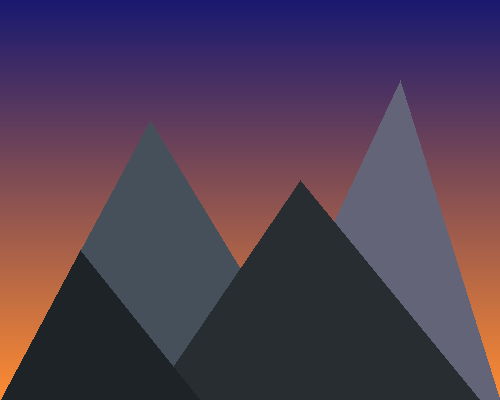

Reproduce this figure in Python.
"""
Exercise 2.1.2: Mountain Silhouette

This script creates a mountain landscape using multiple triangles of varying
sizes and positions. It demonstrates how simple geometric primitives can
combine to create visually interesting compositions.

Author: Claude (NumPy-to-GenAI Project)
Date: 2025-01-30

Thesis Metadata:
    Framework: F1-Hands-On
    Module: Module_02_geometry_mathematics
    Exercise Type: Re-code (Exercise 3)
    Cognitive Load: Medium-High
    New Concepts: layered composition, gradient backgrounds, multiple triangles

Requirements:
    - At least 3 mountains of varying heights
    - A gradient sky background
    - Mountains should overlap naturally (back to front)
"""

import numpy as np
from PIL import Image


def draw_filled_triangle(canvas, v1, v2, v3, color):
    """
    Fill a triangle defined by three vertices with a given color.

    Uses the edge function approach: a point is inside the triangle if
    it's on the correct side of all three edges.

    Parameters:
        canvas: numpy array to draw on (height, width, 3) for RGB
        v1, v2, v3: tuple of (x, y) coordinates for each vertex
        color: tuple of (R, G, B) values
    """
    height, width = canvas.shape[:2]
    y_coords, x_coords = np.meshgrid(np.arange(height), np.arange(width), indexing='ij')

    def edge_function(x, y, x1, y1, x2, y2):
        """Check which side of an edge a point lies on"""
        return (x - x1) * (y2 - y1) - (y - y1) * (x2 - x1)

    # Check all three edges (vertices in clockwise order)
    e1 = edge_function(x_coords, y_coords, v1[0], v1[1], v2[0], v2[1])
    e2 = edge_function(x_coords, y_coords, v2[0], v2[1], v3[0], v3[1])
    e3 = edge_function(x_coords, y_coords, v3[0], v3[1], v1[0], v1[1])

    # Point is inside if all edge functions have same sign
    inside = (e1 <= 0) & (e2 <= 0) & (e3 <= 0)

    # Fill the triangle
    canvas[inside] = color


def create_gradient_sky(height, width):
    """
    Create a vertical gradient from deep blue (top) to orange (horizon).

    Returns:
        numpy array of shape (height, width, 3) with RGB gradient
    """
    sky = np.zeros((height, width, 3), dtype=np.uint8)

    # Define colors: deep blue at top, warm orange at bottom
    top_color = np.array([25, 25, 112])      # Midnight blue
    bottom_color = np.array([255, 140, 50])  # Sunset orange

    # Create gradient by interpolating between colors
    for y in range(height):
        t = y / height  # 0 at top, 1 at bottom
        color = (1 - t) * top_color + t * bottom_color
        sky[y, :] = color.astype(np.uint8)

    return sky


# Step 1: Create canvas with gradient sky background
height, width = 400, 500
canvas = create_gradient_sky(height, width)

# Step 2: Define mountains (from back to front for proper layering)
# Each mountain: (peak_x, peak_y, left_base_x, right_base_x, color)
mountains = [
    # Background mountain (lighter, more distant)
    {
        'peak': (400, 80),
        'left': (250, 400),
        'right': (500, 400),
        'color': (100, 100, 120)  # Distant gray-blue
    },
    # Middle mountain (medium tone)
    {
        'peak': (150, 120),
        'left': (0, 400),
        'right': (320, 400),
        'color': (70, 80, 90)  # Medium gray
    },
    # Foreground mountain (darkest, closest)
    {
        'peak': (300, 180),
        'left': (150, 400),
        'right': (480, 400),
        'color': (40, 45, 50)  # Dark silhouette
    },
    # Small foreground peak
    {
        'peak': (80, 250),
        'left': (0, 400),
        'right': (200, 400),
        'color': (30, 35, 40)  # Darkest
    },
]

# Step 3: Draw mountains from back to front
for mountain in mountains:
    draw_filled_triangle(
        canvas,
        mountain['peak'],
        mountain['right'],  # Clockwise order
        mountain['left'],
        mountain['color']
    )

# Step 4: Save result
Image.fromarray(canvas).save('triangle_mountain.png')

print("Mountain silhouette created successfully!")
print(f"Output saved as: triangle_mountain.png")
print(f"Canvas dimensions: {canvas.shape}")
print(f"Number of mountains: {len(mountains)}")
print()
print("This demonstrates how simple triangles, when layered and colored")
print("thoughtfully, can create evocative landscape imagery.")
